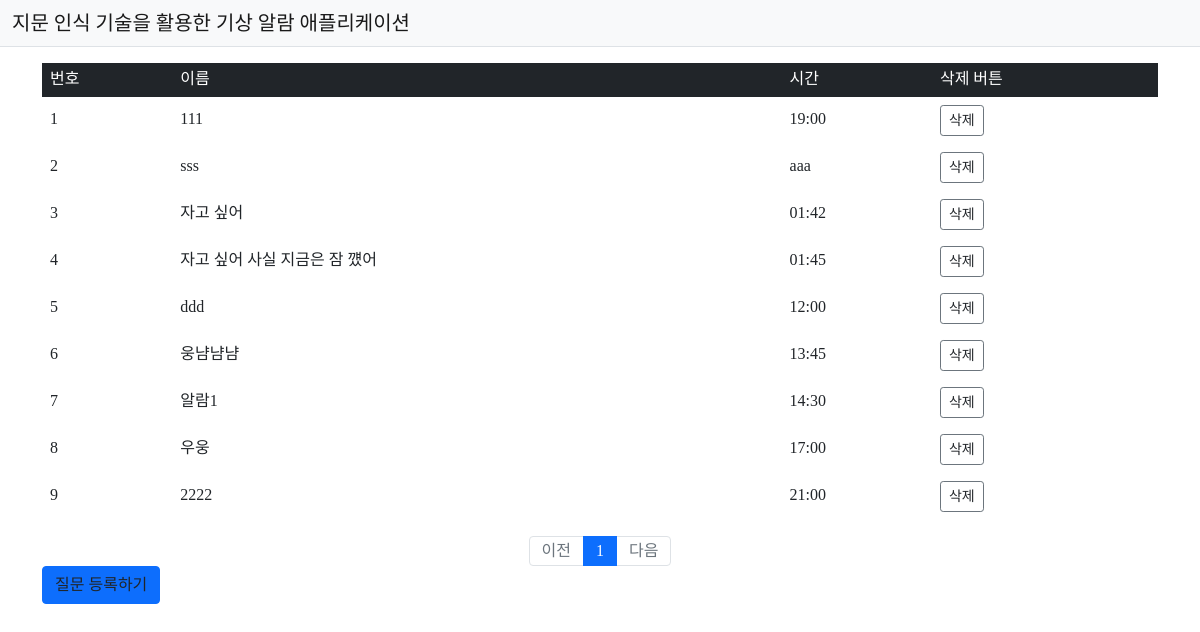
Page /alarm/ilst/ on the earlier database version.
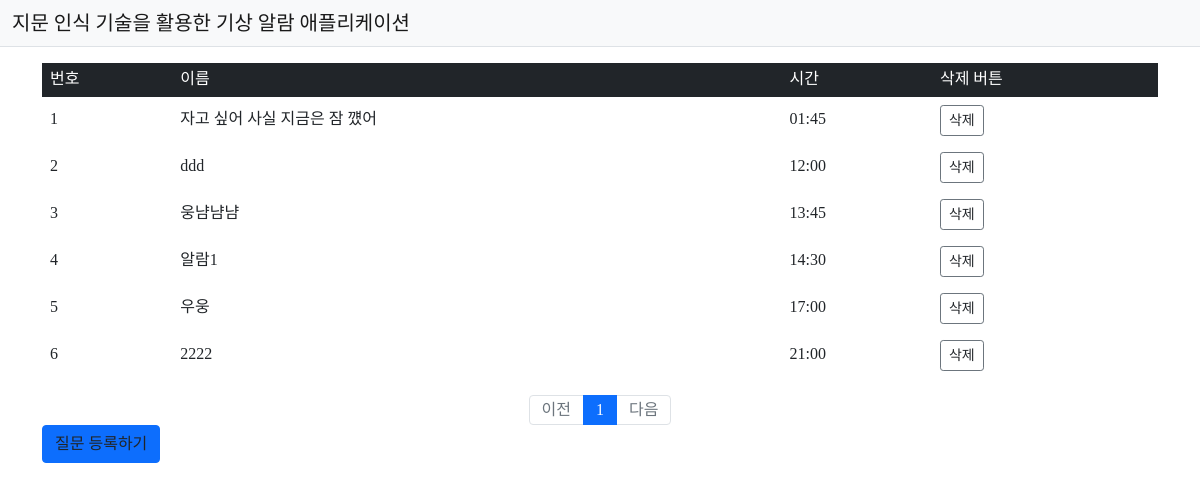
Same page on the later database version.
### pybo/models.py (models this page shows)
class Alarm(db.Model):
    id = db.Column(db.Integer, primary_key=True)
    alarmName = db.Column(db.String(200), nullable=False)
    alarmTime = db.Column(db.Text(), nullable=False)

### pybo/views/alarm_views.py (the view)
@bp.route('/ilst/')
def _list():
    page = request.args.get('page', type=int, default=1)
    alarm_list = Alarm.query.order_by(Alarm.alarmTime.asc())
    alarm_list = alarm_list.paginate(page=page, per_page=10)
    return render_template('alarm/alarm_list.html', alarm_list=alarm_list)

### pybo/templates/alarm/alarm_list.html
{% extends 'base.html' %} {% block content %}
<div class="container my-3">
  <table class="table">
    <thead>
      <tr class="table-dark">
        <th>번호</th>
        <th>이름</th>
        <th>시간</th>
        <th>삭제 버튼</th>
      </tr>
    </thead>
    <tbody>
      {% if alarm_list %} {% for alarm in alarm_list.items %}
      <tr>
        <td>{{ loop.index }}</td>
        <td>
          <a href="{{ url_for('alarm.detail', alarm_id=alarm.id) }}"
            >{{ alarm.alarmName }}</a
          >
        </td>
        <td>
          <a href="{{ url_for('alarm.detail', alarm_id=alarm.id) }}"
            >{{ alarm.alarmTime }}</a
          >
        </td>
        <td>
          <a
            href="{{ url_for('alarm.delete', alarm_id=alarm.id) }}"
            class="delete btn btn-sm btn-outline-secondary"
            >삭제</a
          >
        </td>
      </tr>
      {% endfor %} {% else %}
      <tr>
        <td colspan="3">질문이 없습니다.</td>
      </tr>
      {% endif %}
    </tbody>
  </table>
  <ul class="pagination justify-content-center">
    {% if alarm_list.has_prev %}
    <li class="page-item">
      <a class="page-link" href="?page={{ alarm_list.prev_num }}">이전</a>
    </li>
    {% else %}
    <li class="page-item disabled">
      <a
        class="page-link"
        tabindex="-1"
        aria-disabled="true"
        href="javascript:void(0)"
        >이전</a
      >
    </li>
    {% endif %}
    {% for page_num in alarm_list.iter_pages() %} {% if page_num %} {% if
    page_num != alarm_list.page %}
    <li class="page-item">
      <a class="page-link" href="?page={{ page_num }}">{{ page_num }}</a>
    </li>
    {% else %}
    <li class="page-item active" aria-current="page">
      <a class="page-link" href="javascript:void(0)">{{ page_num }}</a>
    </li>
    {% endif %} {% else %}
    <li class="disabled">
      <a class="page-link" href="javascript:void(0)">...</a>
    </li>
    {% endif %} {% endfor %}
    {% if alarm_list.has_next %}
    <li class="page-item">
      <a class="page-link" href="?page={{ alarm_list.next_num }}">다음</a>
    </li>
    {% else %}
    <li class="page-item disabled">
      <a
        class="page-link"
        tabindex="-1"
        aria-disabled="true"
        href="javascript:void(0)"
        >다음</a
      >
    </li>
    {% endif %}
  </ul>
  <a href="{{ url_for('alarm.create') }}" class="btn btn-primary"
    >질문 등록하기</a
  >
</div>
{% endblock %}

### pybo/templates/base.html (shortened to what this page needs)
<!DOCTYPE html>
<html lang="ko">
  <head>
    <link
      rel="stylesheet"
      href="{{ url_for('static', filename='bootstrap.min.css') }}"
    />
    <link
      rel="stylesheet"
      href="{{ url_for('static', filename='style.css') }}"
    />
    <link
      rel="stylesheet"
      href="{{ url_for('static', filename='reset.css') }}"
    />
  </head>
  <body>
    {% include "navbar.html" %}
    {% block content %} {% endblock %}
  </body>
</html>

### pybo/templates/navbar.html
<nav class="navbar navbar-expand-lg navbar-light bg-light border-bottom">
  <div class="container-fluid">
    <a class="navbar-brand" href="{{ url_for('main.index') }}"
      >지문 인식 기술을 활용한 기상 알람 애플리케이션</a
    >
  </div>
</nav>

Differences in the rows shown:
removed Alarm: alarmName "111", alarmTime "19:00"
removed Alarm: alarmName "sss", alarmTime "aaa"
removed Alarm: alarmName "자고 싶어", alarmTime "01:42"
